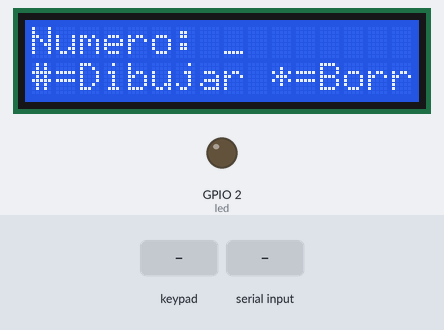
Simulated run of this program. Board: ESP32 board running MicroPython. On the bench: 16×2 character LCD, output pins drawn as LEDs (lit = HIGH). The inputs (shaded band) are chosen by the test bench. Pins used as bus, display or sensor lines are not drawn; what the program prints to the serial console is not drawn.

Above: at 1.3 s.
1.4 s: keypad keys 1 2 # pressed 0.4 s apart
At 3.3 s:
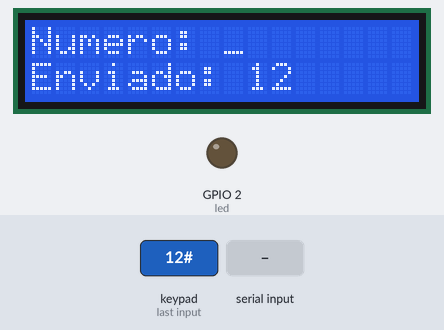
4.1 s: key 'A' pressed
At 5.3 s:
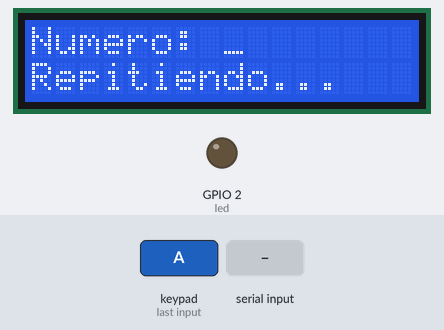
5.6 s: key 'C' pressed
At 6.5 s:
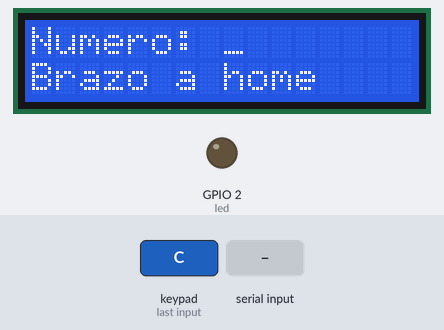
7.1 s: "LCD:" typed at the serial console, then Enter
At 7.4 s:
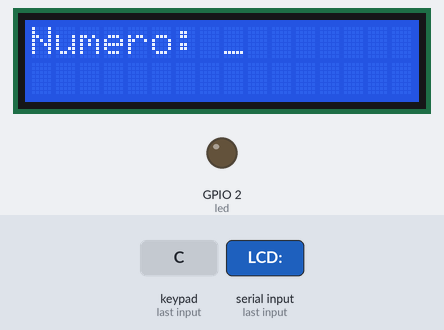
8.6 s: key '#' pressed
At 9.0 s:
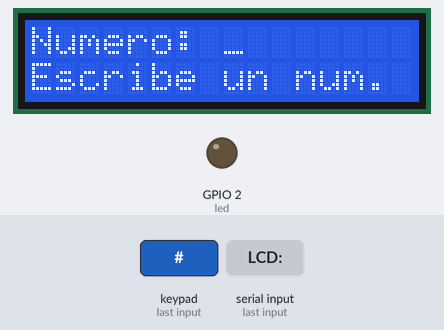
10.1 s: keypad keys 1 2 * pressed 0.4 s apart
At 11.8 s:
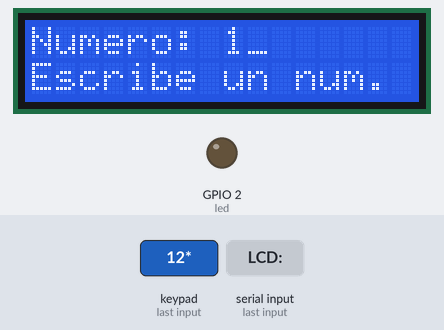
Timing chart, 0 to 13.3 s (numbered marks = the images above; inputs shaded):
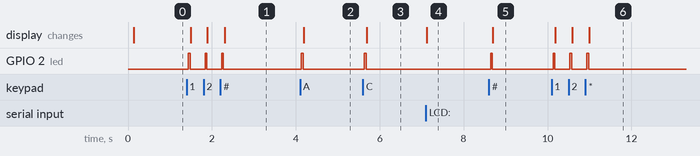

Measured:
- after the input at 1.4 s, GPIO 2 (led): alternates HIGH for 0.04 s and LOW for 0.36 s, 6 changes in all, then stays LOW, starting at once; the display: first changes after 0.09 s (image 1 shows a later state)
- after the input at 4.1 s, GPIO 2 (led): LOW → HIGH at once, → LOW 0.04 s later; the display: changes after 0.09 s (image 2)
- after the input at 5.6 s, GPIO 2 (led): LOW → HIGH at once, → LOW 0.04 s later; the display: changes after 0.09 s (image 3)
- after the input at 7.1 s, the display: changes at once (image 4)
- after the input at 8.6 s, GPIO 2 (led): LOW → HIGH at once, → LOW 0.04 s later; the display: changes after 0.10 s (image 5)
- after the input at 10.1 s, GPIO 2 (led): alternates HIGH for 0.04 s and LOW for 0.36 s, 6 changes in all, then stays LOW, starting at once; the display: changes after 0.09 s (image 6)

The program:

main__1_.py
```python
# ================================================================
# Actividad 6 - Punto 1  |  ESP32 + MicroPython (Thonny)
# Teclado matricial 4x4 + LCD 16x2 I2C -> brazo dibujando en PyBullet
#
# Se escribe un número (hasta 4 cifras) en el teclado, se ve en el
# LCD y al presionar '#' se envía por USB (UART) al PC. El script
# "dibujar_brazo_teclado.py" hace que el brazo lo dibuje en una
# pizarra y le devuelve el estado a la ESP32, que lo muestra en el LCD.
#
#   Tecla   Acción
#   0..9    agregar cifra (máx. 4)
#   *       borrar la última cifra
#   #       enviar -> el brazo dibuja el número        (NUM:123)
#   A       repetir el último dibujo                   (CMD:A)
#   B       borrar la pizarra                          (CMD:B)
#   C       brazo a posición de reposo (home)          (CMD:C)
#   D       limpiar lo escrito en el LCD (solo local)
#
# Conexiones
#   LCD I2C :  SDA -> GPIO21   SCL -> GPIO22   VCC -> 5V (VIN)   GND -> GND
#   Teclado :  F1 F2 F3 F4 -> GPIO 13 14 27 26
#              C1 C2 C3 C4 -> GPIO 25 33 32 23
#   (el teclado usa las resistencias pull-up internas, no requiere externas)
#
# Guardar este archivo como main.py en la ESP32 junto con lcd_i2c.py
# ================================================================
from machine import Pin, I2C
import sys
import select
import time

from lcd_i2c import LCD

# ---------------- LCD ----------------
# Si el LCD falla (mal conectado), el programa sigue funcionando sin él
# para que el teclado y la comunicación con el PC se puedan probar igual.
class _SinLCD:
    def linea(self, fila, texto):
        pass


try:
    i2c = I2C(0, sda=Pin(21), scl=Pin(22), freq=100000)
    print("I2C encontrado en:", [hex(d) for d in i2c.scan()])
    lcd = LCD(i2c)
except Exception as e:
    print("AVISO: LCD no responde (revisa VCC=5V, GND, SDA=21, SCL=22):", e)
    lcd = _SinLCD()

led = Pin(2, Pin.OUT)      # LED azul de la placa: parpadea con cada tecla

# ---------------- TECLADO 4x4 ----------------
TECLAS = (
    ("1", "2", "3", "A"),
    ("4", "5", "6", "B"),
    ("7", "8", "9", "C"),
    ("*", "0", "#", "D"),
)
FILAS = [Pin(n, Pin.OUT, value=1) for n in (13, 14, 27, 26)]
COLUMNAS = [Pin(n, Pin.IN, Pin.PULL_UP) for n in (25, 33, 32, 23)]


def escanear():
    """Devuelve la tecla presionada o None. Pone una fila en 0 a la vez
    y mira qué columna cae a 0."""
    for f, fila in enumerate(FILAS):
        fila.value(0)
        time.sleep_us(5)
        for c, col in enumerate(COLUMNAS):
            if col.value() == 0:
                fila.value(1)
                return TECLAS[f][c]
        fila.value(1)
    return None


# ---------------- COMUNICACIÓN CON EL PC ----------------
# Lo que la ESP32 imprime con print() viaja por el USB al PC.
# Lo que el PC escribe en el puerto llega por sys.stdin.
lector = select.poll()
lector.register(sys.stdin, select.POLLIN)
buffer_pc = ""


def leer_pc():
    """Lee sin bloquear una línea enviada por el PC (o None)."""
    global buffer_pc
    while lector.poll(0):
        ch = sys.stdin.read(1)
        if ch in ("\n", "\r"):
            if buffer_pc:
                linea, buffer_pc = buffer_pc, ""
                return linea
        else:
            buffer_pc += ch
    return None


# ---------------- PROGRAMA PRINCIPAL ----------------
MAX_CIFRAS = 4
numero = ""
ultima = None
ANTIRREBOTE_MS = 30


def mostrar_numero():
    lcd.linea(0, "Numero: " + numero + ("_" if len(numero) < MAX_CIFRAS else ""))


def estado(texto):
    lcd.linea(1, texto)


mostrar_numero()
estado("#=Dibujar *=Borr")
print("ESP32 lista: teclado + LCD")

while True:
    tecla = escanear()

    if tecla is not None and tecla != ultima:
        time.sleep_ms(ANTIRREBOTE_MS)
        if escanear() == tecla:                 # confirmada (antirrebote)
            print("TECLA:" + tecla)             # diagnóstico (el PC la ignora)
            led.value(1)
            time.sleep_ms(40)
            led.value(0)
            if tecla.isdigit():
                if len(numero) < MAX_CIFRAS:
                    numero += tecla
                    mostrar_numero()
                else:
                    estado("Max 4 cifras")
            elif tecla == "*":
                numero = numero[:-1]
                mostrar_numero()
            elif tecla == "#":
                if numero:
                    print("NUM:" + numero)      # -> PC
                    estado("Enviado: " + numero)
                    numero = ""
                    mostrar_numero()
                else:
                    estado("Escribe un num.")
            elif tecla == "A":
                print("CMD:A")
                estado("Repitiendo...")
            elif tecla == "B":
                print("CMD:B")
                estado("Borrando pizarra")
            elif tecla == "C":
                print("CMD:C")
                estado("Brazo a home")
            elif tecla == "D":
                numero = ""
                mostrar_numero()
                estado("#=Dibujar *=Borr")
    ultima = tecla

    # Mensajes del PC:  "LCD:texto"  -> segunda línea del LCD
    msg = leer_pc()
    if msg and msg.startswith("LCD:"):
        estado(msg[4:])

    time.sleep_ms(10)
```

lcd_i2c.py
```python
# ================================================================
# lcd_i2c.py  |  Driver mínimo para LCD 16x2 (HD44780) con módulo
# I2C PCF8574 (el "backpack" azul/negro que viene soldado al LCD).
#
# Mapeo del PCF8574 (el más común):
#   P0=RS  P1=RW  P2=E  P3=Luz de fondo  P4..P7 = D4..D7
#
# Uso:
#   from machine import I2C, Pin
#   from lcd_i2c import LCD
#   lcd = LCD(I2C(0, sda=Pin(21), scl=Pin(22), freq=100000))
#   lcd.linea(0, "Hola")
# ================================================================
import time

_RS = 0x01
_EN = 0x04
_LUZ = 0x08


class LCD:
    def __init__(self, i2c, direccion=None, columnas=16, filas=2):
        self.i2c = i2c
        self.columnas = columnas
        self.filas = filas
        if direccion is None:
            encontrados = i2c.scan()
            # 0x27 (PCF8574) o 0x3F (PCF8574A) son las direcciones típicas
            direccion = 0x27
            for d in (0x27, 0x3F):
                if d in encontrados:
                    direccion = d
                    break
            else:
                if encontrados:
                    direccion = encontrados[0]
        self.dir = direccion

        time.sleep_ms(50)
        # Secuencia de inicialización en modo 4 bits (datasheet HD44780)
        for _ in range(3):
            self._nibble(0x30)
            time.sleep_ms(5)
        self._nibble(0x20)
        self.comando(0x28)   # 4 bits, 2 líneas, fuente 5x8
        self.comando(0x0C)   # display ON, cursor OFF
        self.comando(0x06)   # el cursor avanza a la derecha
        self.limpiar()

    # ---------- bajo nivel ----------
    def _escribir(self, dato):
        self.i2c.writeto(self.dir, bytes([dato | _LUZ]))

    def _nibble(self, dato):
        self._escribir(dato | _EN)
        time.sleep_us(1)
        self._escribir(dato & ~_EN)
        time.sleep_us(50)

    def _enviar(self, valor, rs):
        self._nibble((valor & 0xF0) | rs)
        self._nibble(((valor << 4) & 0xF0) | rs)

    # ---------- alto nivel ----------
    def comando(self, c):
        self._enviar(c, 0)
        if c in (0x01, 0x02):
            time.sleep_ms(2)

    def limpiar(self):
        self.comando(0x01)

    def mover(self, col, fila):
        offsets = (0x00, 0x40, 0x14, 0x54)
        self.comando(0x80 | (col + offsets[fila]))

    def escribir(self, texto):
        for ch in texto:
            self._enviar(ord(ch), _RS)

    def linea(self, fila, texto):
        """Escribe una línea completa (rellena con espacios lo que sobra)."""
        texto = texto[:self.columnas]
        texto = texto + " " * (self.columnas - len(texto))
        self.mover(0, fila)
        self.escribir(texto)
```
